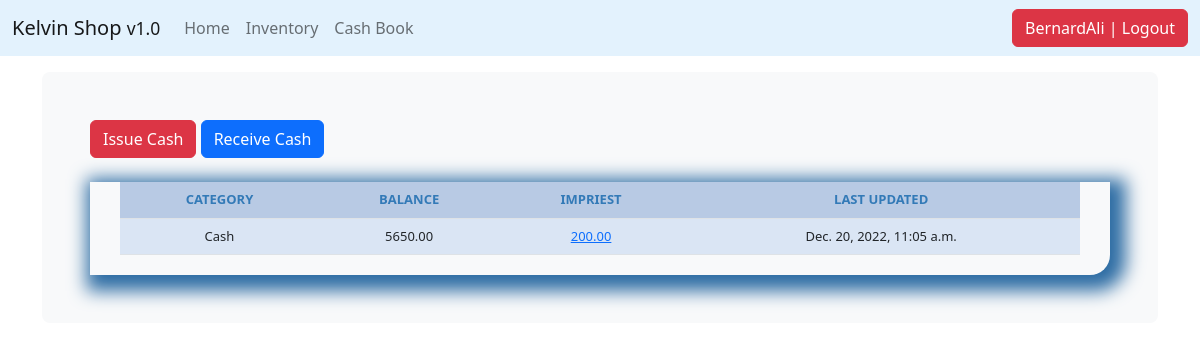
The page /cash_detail/1/ (signed in) on the database as committed earlier.
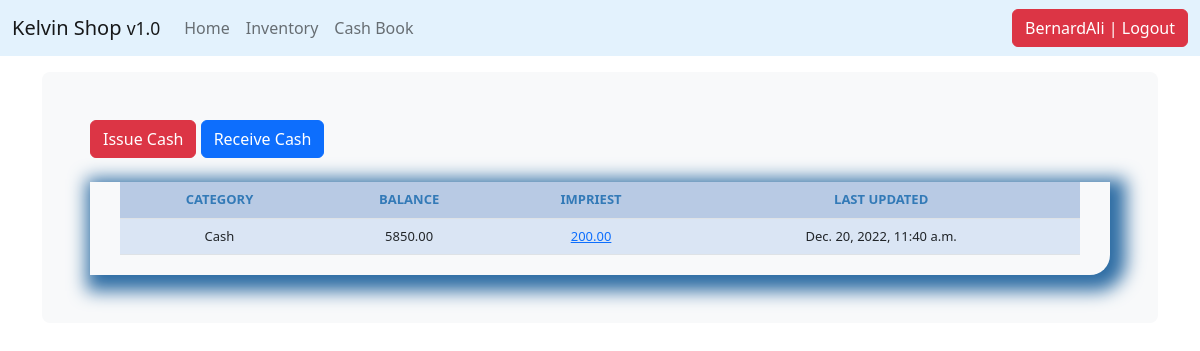
The same page on the database as committed later.
### core/models.py (models this page shows, shortened)
class Cash(models.Model):
    category = models.CharField(max_length=50, blank=True, null=True, choices=CASH_CHOICE)
    recipient = models.CharField(max_length=50)
    detail = models.TextField(max_length=50)
    created_on = models.DateTimeField(auto_now_add=True)
    amount_in = models.DecimalField(max_digits=10, decimal_places=2, blank=True, null=True)
    amount_out = models.DecimalField(max_digits=10, decimal_places=2, blank=True, null=True)
    impriest_level = models.DecimalField(max_digits=10, decimal_places=2, blank=True, null=True)
    balance = models.DecimalField(max_digits=10, decimal_places=2, blank=True, null=True)
    issue_by = models.CharField(max_length=50, blank=True, null=True)
    export_to_CSV = models.BooleanField(default=False)
    last_updated = models.DateTimeField(auto_now=True)

### core/views.py (the view)
# urls.py: path('cash_detail/<str:pk>/', views.cash_detail, name="cash_detail"),
@login_required
def cash_detail(request, pk):
    queryset = Cash.objects.get(id=pk)
    context = {
        "queryset": queryset,
    }
    return render(request, "cash_detail.html", context)

### templates/cash_detail.html
{% extends 'base.html' %}
{% load crispy_forms_tags %}
{% block content %}
	<a href="{% url 'issue_cash' queryset.id %}"><div class='btn btn-danger'>Issue {{queryset.category}}</div></a>
    <a href="{% url 'receive_cash' queryset.id %}"><div class='btn btn-primary'>Receive {{queryset.category}}</div></a>
            <br><br>
            <div class="display_table">
              <table class='table'>
                      <tr>
                        <th>CATEGORY</th>
                        <th>BALANCE</th>
                        <th>IMPRIEST</th>
                          <th>LAST UPDATED</th>
                      </tr>
                      <tr>
                        <td>{{queryset.category}}</td>
                        <td>
                          {% if queryset.balance <= queryset.impriest_level %}
                          <div style="background-color: orange;">{{queryset.balance}}</div>
                          {% else %}{{queryset.balance}}
                          {% endif %}
                        </td>
                          <td><a href="{% url 'impriest_level' queryset.id %}">{{queryset.impriest_level}}</a></td>
                        <td>{{queryset.last_updated}}</td>
                      </tr>
              </table>
        </div>
{% endblock %}

Rows that differ between the two databases and show on the page:
changed Cash "Cash": balance "5650.00" → "5850.00"; last_updated "Dec. 20, 2022, 11:05 a.m." → "Dec. 20, 2022, 11:40 a.m."
